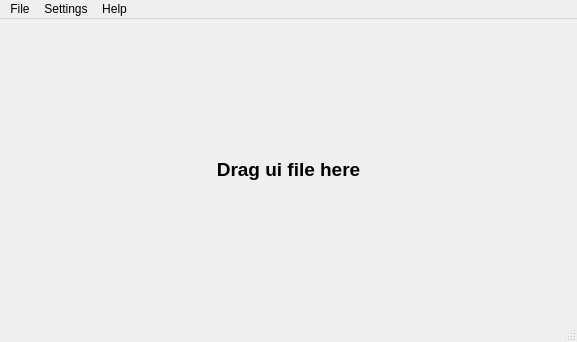
<?xml version="1.0" encoding="UTF-8"?>
<ui version="4.0">
 <class>MainWindow</class>
 <widget class="QMainWindow" name="MainWindow">
  <property name="geometry">
   <rect>
    <x>0</x>
    <y>0</y>
    <width>577</width>
    <height>342</height>
   </rect>
  </property>
  <property name="windowTitle">
   <string>MainWindow</string>
  </property>
  <widget class="QWidget" name="centralwidget">
   <layout class="QGridLayout" name="gridLayout">
    <item row="0" column="0">
     <widget class="QLabel" name="label">
      <property name="font">
       <font>
        <pointsize>14</pointsize>
        <bold>true</bold>
       </font>
      </property>
      <property name="acceptDrops">
       <bool>true</bool>
      </property>
      <property name="text">
       <string>Drag ui file here</string>
      </property>
      <property name="textFormat">
       <enum>Qt::PlainText</enum>
      </property>
      <property name="alignment">
       <set>Qt::AlignCenter</set>
      </property>
     </widget>
    </item>
   </layout>
  </widget>
  <widget class="QMenuBar" name="menubar">
   <property name="geometry">
    <rect>
     <x>0</x>
     <y>0</y>
     <width>577</width>
     <height>22</height>
    </rect>
   </property>
   <widget class="QMenu" name="menuSettings">
    <property name="title">
     <string>Settings</string>
    </property>
    <addaction name="actionPreferences"/>
   </widget>
   <widget class="QMenu" name="menuAbout">
    <property name="title">
     <string>Help</string>
    </property>
    <addaction name="actionHelp"/>
    <addaction name="actionAbout"/>
   </widget>
   <widget class="QMenu" name="menuFile">
    <property name="title">
     <string>File</string>
    </property>
    <addaction name="actionConvert"/>
    <addaction name="actionError_log"/>
    <addaction name="separator"/>
    <addaction name="actionExit"/>
   </widget>
   <addaction name="menuFile"/>
   <addaction name="menuSettings"/>
   <addaction name="menuAbout"/>
  </widget>
  <widget class="QStatusBar" name="statusbar"/>
  <action name="actionPreferences">
   <property name="text">
    <string>Preferences</string>
   </property>
  </action>
  <action name="actionHelp">
   <property name="text">
    <string>Help</string>
   </property>
  </action>
  <action name="actionAbout">
   <property name="text">
    <string>About</string>
   </property>
  </action>
  <action name="actionConvert">
   <property name="text">
    <string>Convert</string>
   </property>
  </action>
  <action name="actionError_log">
   <property name="text">
    <string>Error log</string>
   </property>
  </action>
  <action name="actionExit">
   <property name="text">
    <string>Exit</string>
   </property>
  </action>
 </widget>
 <resources/>
 <connections>
  <connection>
   <sender>actionExit</sender>
   <signal>triggered()</signal>
   <receiver>MainWindow</receiver>
   <slot>close()</slot>
   <hints>
    <hint type="sourcelabel">
     <x>-1</x>
     <y>-1</y>
    </hint>
    <hint type="destinationlabel">
     <x>288</x>
     <y>170</y>
    </hint>
   </hints>
  </connection>
  <connection>
   <sender>actionPreferences</sender>
   <signal>triggered()</signal>
   <receiver>MainWindow</receiver>
   <slot>openSettingsDialog()</slot>
   <hints>
    <hint type="sourcelabel">
     <x>-1</x>
     <y>-1</y>
    </hint>
    <hint type="destinationlabel">
     <x>288</x>
     <y>170</y>
    </hint>
   </hints>
  </connection>
 </connections>
 <slots>
  <slot>openSettingsDialog()</slot>
 </slots>
</ui>
